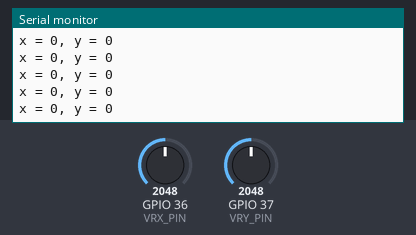
Simulated run of this sketch. Board: ESP32. Shown: the last lines printed to the serial monitor. Inputs (shaded band) come from the test bench; at power-on: GPIO 36 (VRX_PIN) = 2048, GPIO 37 (VRY_PIN) = 2048.

Above: at 1.2 s.
1.3 s: GPIO 36 (VRX_PIN) set to 2866
At 1.56 s:
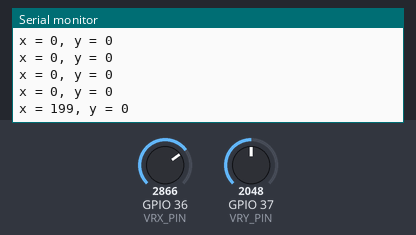
2.8 s: GPIO 37 (VRY_PIN) set to 2866
At 2.96 s:
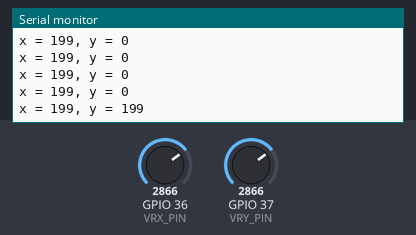
4.3 s: GPIO 36 (VRX_PIN) set to 3603
At 4.36 s:
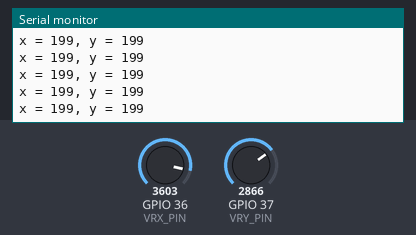
5.8 s: GPIO 37 (VRY_PIN) set to 3603
At 5.97 s:
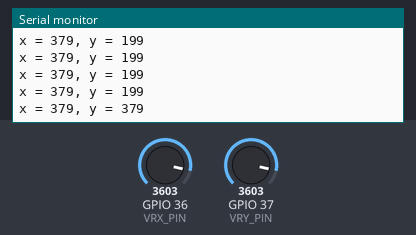
Timing chart, 0 to 8.3 s (numbered marks = the images above; inputs shaded):
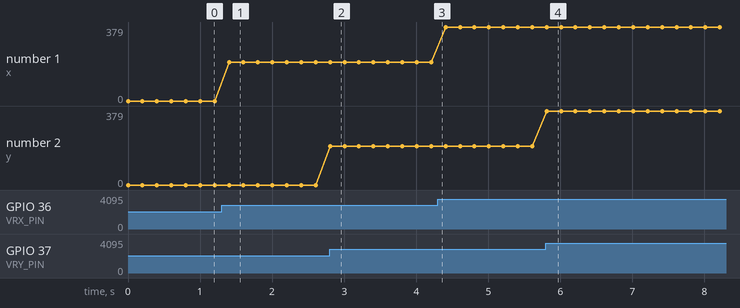

Measured:
- after the input at 1.3 s, the serial monitor: prints a new line after 0.10 s (image 1)
- after the input at 2.8 s, the serial monitor: prints a new line at once (image 2)
- after the input at 5.8 s, the serial monitor: prints a new line at once (image 4)
- plotted number 1: 0 → 199 after the input at 1.3 s, 199 → 379 after the input at 4.3 s

The sketch:

Joystick.ino
```cpp
#define VRX_PIN  36 // Arduino pin connected to VRX pin
#define VRY_PIN  37 // Arduino pin connected to VRY pin

int xValue = 0; // To store value of the X axis
int yValue = 0; // To store value of the Y axis

void setup() {
  Serial.begin(9600) ;
}

void loop() {
  // read analog X and Y analog values
  xValue = analogRead(VRX_PIN);
  yValue = analogRead(VRY_PIN);

  //Scaling
  xValue = (xValue * 1000)/4095 - 500;
  yValue = (yValue * 1000)/4095 - 500;

  //DeadZone
  if(xValue < 70 && xValue > -70){xValue = 0;}
  if(yValue < 70 && yValue > -70){yValue = 0;}

  // print data to Serial Monitor on Arduino IDE
  Serial.print("x = ");
  Serial.print(xValue);
  Serial.print(", y = ");
  Serial.println(yValue);
  delay(200);
}
```
